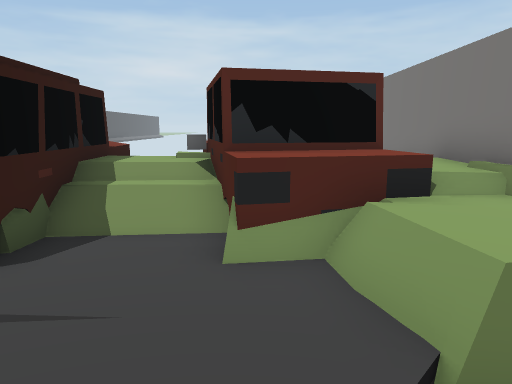
view 1 (above)

19 first-person views from a walk through a scene from a Unity 3-D project. The camera is 1.5 m above the floor, tilts 10° down and sees 70° across. The floor is counted in squares, 1 m on a side. Each view is taken from the middle of a square. On the plan, view 1 faces up. The plan holds only what a view shows up to about 16 squares ahead; the rest is blank. The place goes on beyond the plan. The player character is not drawn. Door leaves are left out, so doorways stand open.

view 2
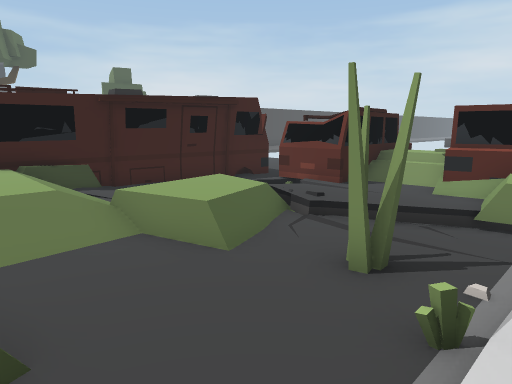

view 3
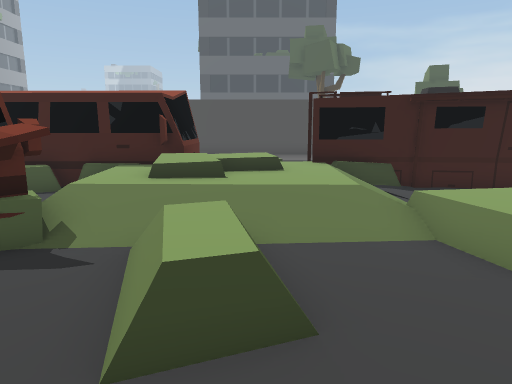

view 4
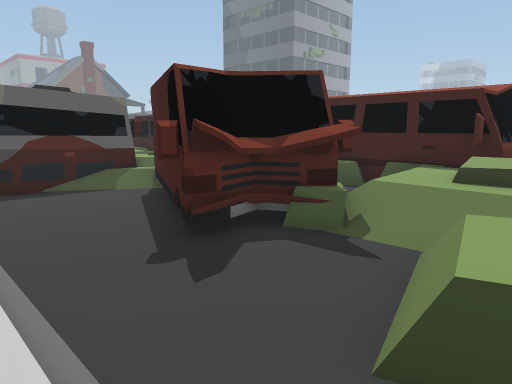

view 5
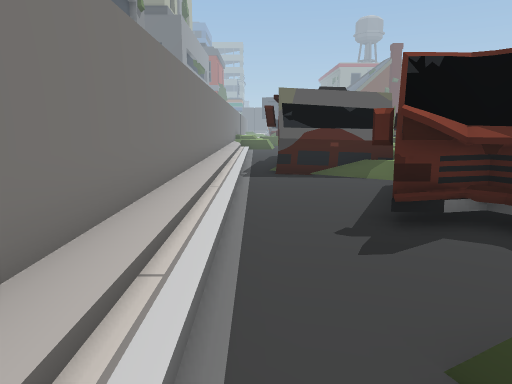

view 6
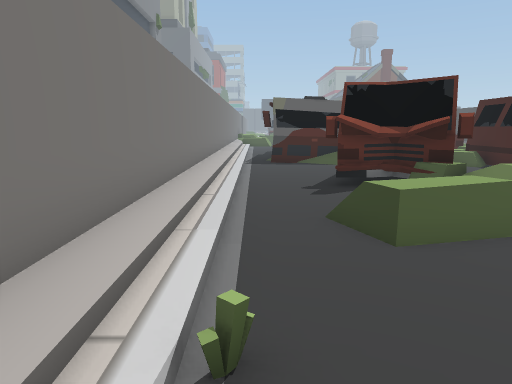

view 7
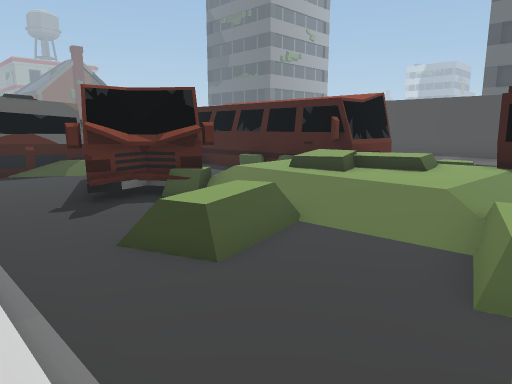

view 8
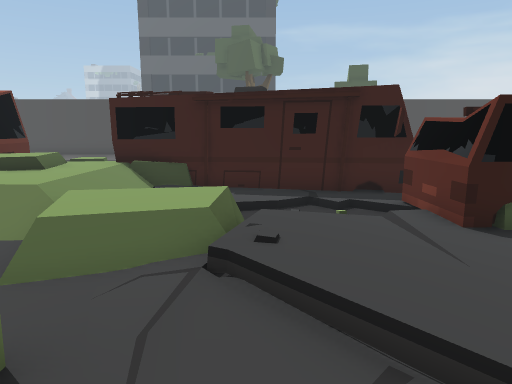

view 9
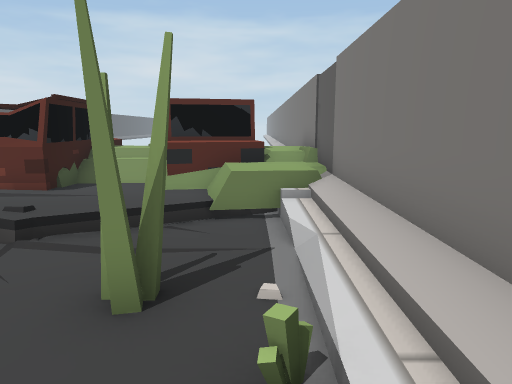

view 10
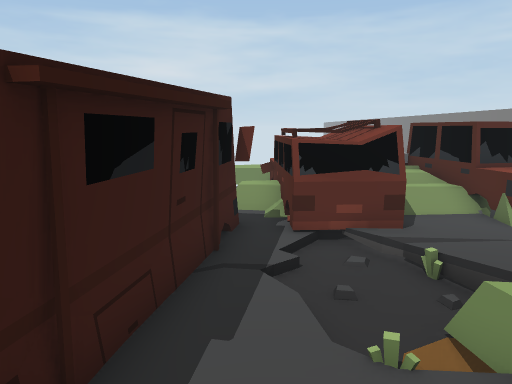

view 11
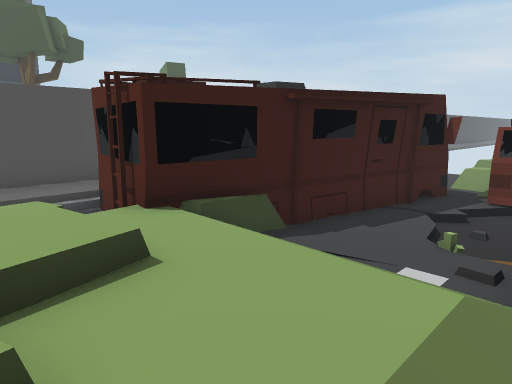

view 12
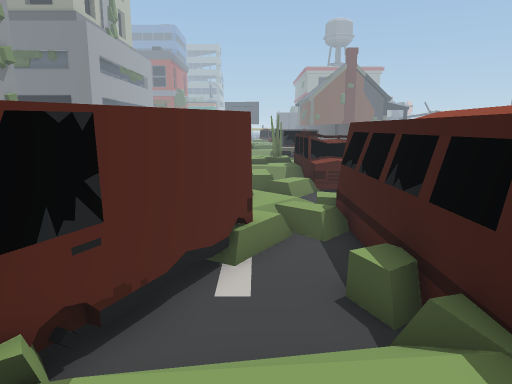

view 13
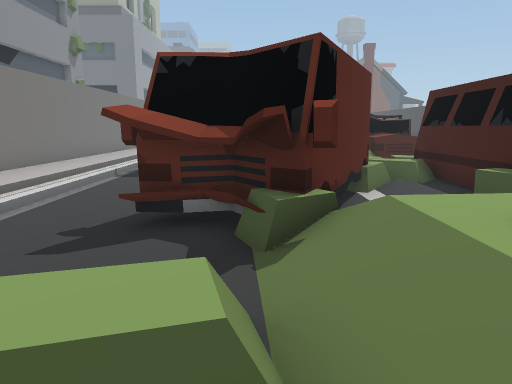

view 14
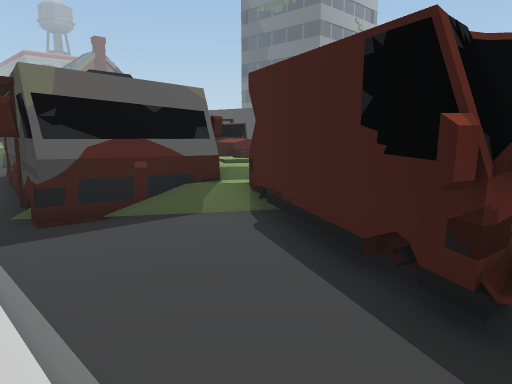

view 15
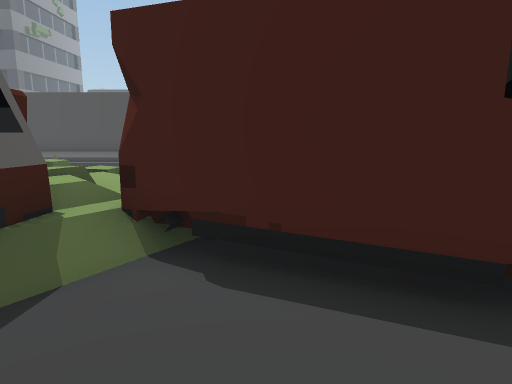

view 16
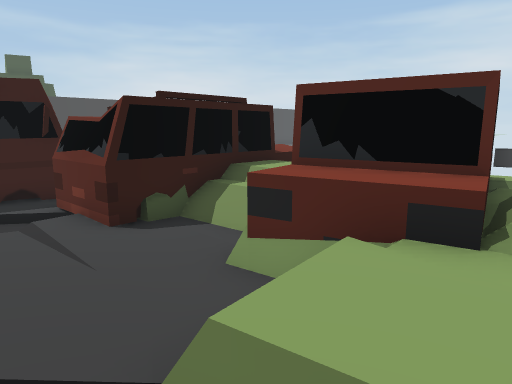

view 17
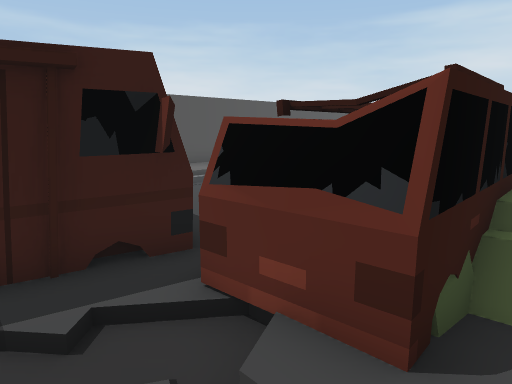

view 18
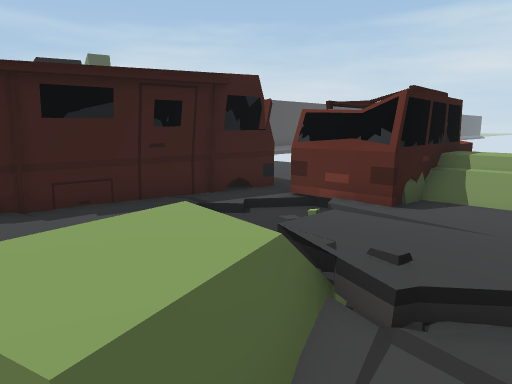

view 19
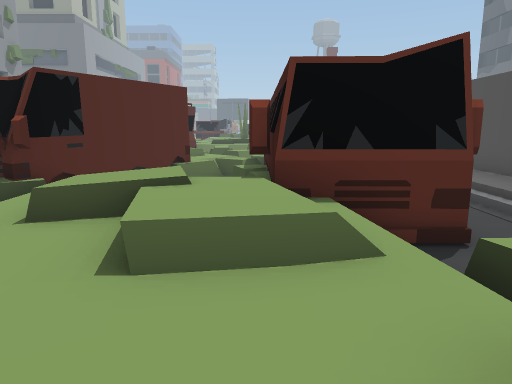

### Floor plan
Key: @ floor where view 1 was taken; # wall or solid block; x gap in a wall; . main floor; : floor 0.25 m higher than the main floor; - floor 0.25 m lower than the main floor; + floor 0.5 m higher than the main floor; * floor 0.75 m higher than the main floor; % floor 1 m higher than the main floor; / step, stairs or slope; = window, fence, low wall or low ledge; ^ raised ledge; C car; B bus; O other object.
Columns run from 13 left of view 1 to 4 right of it. Each row starts with its distance up from view 1.
  9 #       CCC C C###
  8 #:... .CCC#*# C# #
  7 # .....=C #%#  #%#
  6 #   ...^#C#*#^##%#
  5       ..CC#:#CCC%#
  4       ##CCC..C#**#
  3       # CCC...==*#
  2       #.-//:::==/#
  1       #/--/::/--/#
  0      ##.-//+:@../#
 -1      ##..=*+..../#
 -2      #/.. x==.O./#
 -3 #x   #/////==..//#
 -4 #:####***//...../#
 -5 #: .:**/**/...../#
 -6 #: .**%/**/=^^../#
 -7 #: ..*%////^^^../#
 -8 #:.BBBB////...../#
 -9 #:.BBBB*///O..../#
-10 #:.B BB///OOOO../#
-11 #: B BB...#OOO../#
-12 #: B B#=.####.../#
-13    B BB..####.../#
-14    BBBB.####..../#
-15    BBBB/O #O..../#
-16    BBB#/++O##.../#
-17    BBBB++%#####./#
-18       +++*    #//#
-19               #./#

Positions as (right, up) in squares from view 1, and headings:
1: (0, 0), facing up
2: (3, -6), facing up-left
3: (3, -6), facing left
4: (3, -6), facing down-left
5: (2, -5), facing down
6: (2, -1), facing down
7: (3, -2), facing down-left
8: (3, 0), facing left
9: (2, -5), facing up
10: (-6, -4), facing up
11: (-3, -7), facing up-left
12: (-5, -7), facing down
13: (-2, -5), facing down
14: (3, -10), facing down-left
15: (2, -14), facing left
16: (3, 1), facing up-left
17: (-2, 1), facing up-left
18: (0, -3), facing up-left
19: (-7, -3), facing down
